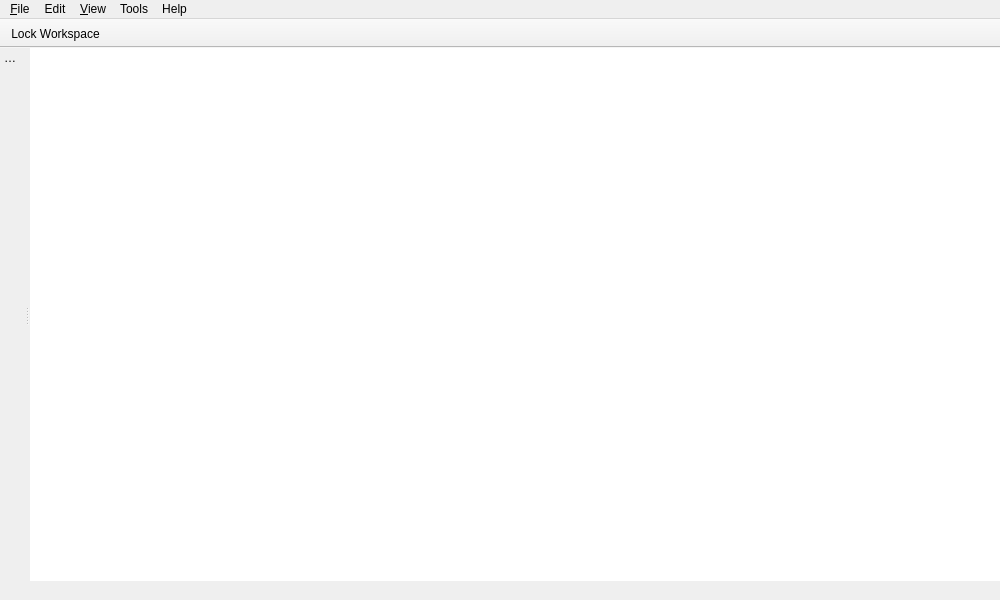
<?xml version="1.0" encoding="UTF-8"?>
<ui version="4.0">
 <class>MainWindow</class>
 <widget class="QMainWindow" name="MainWindow">
  <property name="geometry">
   <rect>
    <x>0</x>
    <y>0</y>
    <width>1000</width>
    <height>600</height>
   </rect>
  </property>
  <property name="acceptDrops">
   <bool>true</bool>
  </property>
  <property name="windowIcon">
   <iconset resource="../../res/globalresources.qrc">
    <normaloff>:/main/res/app.svg</normaloff>:/main/res/app.svg</iconset>
  </property>
  <widget class="QWidget" name="centralWidget">
   <layout class="QHBoxLayout" name="horizontalLayout_5">
    <property name="margin">
     <number>0</number>
    </property>
    <item>
     <widget class="QStackedWidget" name="stackedWidget">
      <property name="currentIndex">
       <number>3</number>
      </property>
      <widget class="QWidget" name="welcomePage">
       <layout class="QVBoxLayout" name="verticalLayout_2">
        <property name="margin">
         <number>0</number>
        </property>
       </layout>
      </widget>
      <widget class="QWidget" name="mainPage">
       <layout class="QHBoxLayout" name="horizontalLayout_6">
        <property name="margin">
         <number>0</number>
        </property>
        <item>
         <widget class="EntryTableWidget" name="entryTable" native="true"/>
        </item>
       </layout>
      </widget>
      <widget class="QWidget" name="unlockPage">
       <layout class="QVBoxLayout" name="verticalLayout_3">
        <item>
         <spacer name="verticalSpacer">
          <property name="orientation">
           <enum>Qt::Vertical</enum>
          </property>
          <property name="sizeHint" stdset="0">
           <size>
            <width>20</width>
            <height>40</height>
           </size>
          </property>
         </spacer>
        </item>
        <item>
         <widget class="QLabel" name="workspaceLockedLabel">
          <property name="text">
           <string>The workspace is currently locked. Please enter your password to unlock it.</string>
          </property>
          <property name="alignment">
           <set>Qt::AlignCenter</set>
          </property>
         </widget>
        </item>
        <item>
         <layout class="QHBoxLayout" name="horizontalLayout_2">
          <item>
           <spacer name="horizontalSpacer_3">
            <property name="orientation">
             <enum>Qt::Horizontal</enum>
            </property>
            <property name="sizeHint" stdset="0">
             <size>
              <width>40</width>
              <height>20</height>
             </size>
            </property>
           </spacer>
          </item>
          <item>
           <widget class="QLineEdit" name="unlockWorkspacePasswordLineEdit"/>
          </item>
          <item>
           <widget class="QToolButton" name="unlockWorkspaceRevealToolButton">
            <property name="text">
             <string>...</string>
            </property>
            <property name="checkable">
             <bool>true</bool>
            </property>
           </widget>
          </item>
          <item>
           <spacer name="horizontalSpacer_4">
            <property name="orientation">
             <enum>Qt::Horizontal</enum>
            </property>
            <property name="sizeHint" stdset="0">
             <size>
              <width>40</width>
              <height>20</height>
             </size>
            </property>
           </spacer>
          </item>
         </layout>
        </item>
        <item>
         <layout class="QHBoxLayout" name="horizontalLayout_3">
          <item>
           <spacer name="horizontalSpacer">
            <property name="orientation">
             <enum>Qt::Horizontal</enum>
            </property>
            <property name="sizeHint" stdset="0">
             <size>
              <width>40</width>
              <height>20</height>
             </size>
            </property>
           </spacer>
          </item>
          <item>
           <widget class="QPushButton" name="unlockWorkspacePushButton">
            <property name="sizePolicy">
             <sizepolicy hsizetype="Maximum" vsizetype="Fixed">
              <horstretch>0</horstretch>
              <verstretch>0</verstretch>
             </sizepolicy>
            </property>
            <property name="text">
             <string>Unlock</string>
            </property>
            <property name="autoDefault">
             <bool>true</bool>
            </property>
           </widget>
          </item>
          <item>
           <spacer name="horizontalSpacer_2">
            <property name="orientation">
             <enum>Qt::Horizontal</enum>
            </property>
            <property name="sizeHint" stdset="0">
             <size>
              <width>40</width>
              <height>20</height>
             </size>
            </property>
           </spacer>
          </item>
         </layout>
        </item>
        <item>
         <spacer name="verticalSpacer_2">
          <property name="orientation">
           <enum>Qt::Vertical</enum>
          </property>
          <property name="sizeHint" stdset="0">
           <size>
            <width>20</width>
            <height>40</height>
           </size>
          </property>
         </spacer>
        </item>
       </layout>
      </widget>
      <widget class="QWidget" name="entryInfoPage">
       <layout class="QVBoxLayout" name="verticalLayout_10">
        <property name="margin">
         <number>0</number>
        </property>
        <item>
         <widget class="QTextBrowser" name="entryInfoView">
          <property name="frameShape">
           <enum>QFrame::NoFrame</enum>
          </property>
          <property name="openLinks">
           <bool>false</bool>
          </property>
         </widget>
        </item>
       </layout>
      </widget>
     </widget>
    </item>
   </layout>
  </widget>
  <widget class="QMenuBar" name="menuBar">
   <property name="geometry">
    <rect>
     <x>0</x>
     <y>0</y>
     <width>1000</width>
     <height>22</height>
    </rect>
   </property>
   <widget class="QMenu" name="menuFile">
    <property name="title">
     <string>&amp;File</string>
    </property>
    <addaction name="actionNew"/>
    <addaction name="actionOpen"/>
    <addaction name="separator"/>
    <addaction name="actionClose"/>
    <addaction name="separator"/>
    <addaction name="actionSave"/>
    <addaction name="actionSaveAs"/>
    <addaction name="separator"/>
    <addaction name="actionChangeDatabasePassword"/>
    <addaction name="separator"/>
    <addaction name="actionPrint"/>
    <addaction name="actionPrintPreview"/>
    <addaction name="separator"/>
    <addaction name="recentFileAction1"/>
    <addaction name="recentFileAction2"/>
    <addaction name="recentFileAction3"/>
    <addaction name="recentFileAction4"/>
    <addaction name="recentFileAction5"/>
    <addaction name="actionLockWorkspace"/>
    <addaction name="actionExit"/>
   </widget>
   <widget class="QMenu" name="menuView">
    <property name="title">
     <string>&amp;View</string>
    </property>
    <addaction name="actionAlwaysOnTop"/>
    <addaction name="actionCenterToScreen"/>
    <addaction name="separator"/>
    <addaction name="actionConfigureColumns"/>
    <addaction name="separator"/>
    <addaction name="actionFullScreen"/>
   </widget>
   <widget class="QMenu" name="menuTools">
    <property name="title">
     <string>Tools</string>
    </property>
    <addaction name="actionPreferences"/>
   </widget>
   <widget class="QMenu" name="menuHelp">
    <property name="title">
     <string>Help</string>
    </property>
    <addaction name="actionHelpContents"/>
    <addaction name="separator"/>
    <addaction name="actionWebsite"/>
    <addaction name="actionDonate"/>
    <addaction name="separator"/>
    <addaction name="actionCheckForUpdates"/>
    <addaction name="separator"/>
    <addaction name="actionAboutSilverlock"/>
   </widget>
   <widget class="QMenu" name="menuEdit">
    <property name="title">
     <string>Edit</string>
    </property>
    <widget class="QMenu" name="menuSelectAll">
     <property name="title">
      <string>Select All</string>
     </property>
     <addaction name="actionSelectAllEntries"/>
     <addaction name="actionSelectAllGroups"/>
    </widget>
    <addaction name="actionCopyFieldValue"/>
    <addaction name="separator"/>
    <addaction name="actionDefaultBrowser"/>
    <addaction name="actionInternetExplorer"/>
    <addaction name="separator"/>
    <addaction name="actionMoveEntries"/>
    <addaction name="actionDuplicateEntries"/>
    <addaction name="actionEditEntry"/>
    <addaction name="actionDeleteEntries"/>
    <addaction name="separator"/>
    <addaction name="actionAddSubgroup"/>
    <addaction name="actionAddEntry"/>
    <addaction name="separator"/>
    <addaction name="actionMoveGroup"/>
    <addaction name="actionEditGroup"/>
    <addaction name="actionDeleteGroups"/>
    <addaction name="separator"/>
    <addaction name="actionFindInGroup"/>
    <addaction name="separator"/>
    <addaction name="menuSelectAll"/>
    <addaction name="separator"/>
    <addaction name="actionFind"/>
   </widget>
   <addaction name="menuFile"/>
   <addaction name="menuEdit"/>
   <addaction name="menuView"/>
   <addaction name="menuTools"/>
   <addaction name="menuHelp"/>
  </widget>
  <widget class="QToolBar" name="standardToolBar">
   <property name="windowTitle">
    <string>Standard</string>
   </property>
   <property name="movable">
    <bool>false</bool>
   </property>
   <property name="iconSize">
    <size>
     <width>24</width>
     <height>24</height>
    </size>
   </property>
   <property name="toolButtonStyle">
    <enum>Qt::ToolButtonTextUnderIcon</enum>
   </property>
   <attribute name="toolBarArea">
    <enum>TopToolBarArea</enum>
   </attribute>
   <attribute name="toolBarBreak">
    <bool>false</bool>
   </attribute>
   <addaction name="actionLockWorkspace"/>
  </widget>
  <widget class="QStatusBar" name="statusBar">
   <property name="sizeGripEnabled">
    <bool>false</bool>
   </property>
  </widget>
  <widget class="QDockWidget" name="groupsDockWidget">
   <property name="features">
    <set>QDockWidget::NoDockWidgetFeatures</set>
   </property>
   <property name="allowedAreas">
    <set>Qt::NoDockWidgetArea</set>
   </property>
   <property name="windowTitle">
    <string>Groups</string>
   </property>
   <attribute name="dockWidgetArea">
    <number>1</number>
   </attribute>
   <widget class="QWidget" name="groupsDockWidgetContent">
    <layout class="QVBoxLayout" name="verticalLayout">
     <property name="margin">
      <number>0</number>
     </property>
     <item>
      <widget class="GroupBrowserWidget" name="groupBrowser" native="true"/>
     </item>
    </layout>
   </widget>
  </widget>
  <action name="actionNew">
   <property name="icon">
    <iconset resource="resources.qrc">
     <normaloff>:/main/res/db.svg</normaloff>:/main/res/db.svg</iconset>
   </property>
   <property name="text">
    <string>&amp;New</string>
   </property>
   <property name="statusTip">
    <string>Create a new file</string>
   </property>
  </action>
  <action name="actionOpen">
   <property name="text">
    <string>&amp;Open</string>
   </property>
   <property name="statusTip">
    <string>Open an existing file</string>
   </property>
  </action>
  <action name="actionSave">
   <property name="text">
    <string>&amp;Save</string>
   </property>
   <property name="statusTip">
    <string>Save the database to disk</string>
   </property>
  </action>
  <action name="actionSaveAs">
   <property name="text">
    <string>Save As...</string>
   </property>
   <property name="statusTip">
    <string>Save the database under a new name</string>
   </property>
  </action>
  <action name="actionPrint">
   <property name="icon">
    <iconset resource="resources.qrc">
     <normaloff>:/main/res/printer.svg</normaloff>:/main/res/printer.svg</iconset>
   </property>
   <property name="text">
    <string>&amp;Print...</string>
   </property>
   <property name="statusTip">
    <string>Print the database</string>
   </property>
  </action>
  <action name="actionPrintPreview">
   <property name="icon">
    <iconset resource="resources.qrc">
     <normaloff>:/main/res/print_preview.png</normaloff>:/main/res/print_preview.png</iconset>
   </property>
   <property name="text">
    <string>Print Preview</string>
   </property>
   <property name="statusTip">
    <string>Configure database printing options and show preview</string>
   </property>
  </action>
  <action name="actionExit">
   <property name="text">
    <string>E&amp;xit</string>
   </property>
   <property name="statusTip">
    <string>Exit the application</string>
   </property>
  </action>
  <action name="actionClose">
   <property name="text">
    <string>Close</string>
   </property>
   <property name="statusTip">
    <string>Close the currently opened file</string>
   </property>
  </action>
  <action name="actionAlwaysOnTop">
   <property name="checkable">
    <bool>true</bool>
   </property>
   <property name="text">
    <string>Always on Top</string>
   </property>
   <property name="statusTip">
    <string>Keep the application on top of other windows</string>
   </property>
  </action>
  <action name="actionCenterToScreen">
   <property name="text">
    <string>Center to Screen</string>
   </property>
   <property name="statusTip">
    <string>Move the application window to the center of the screen</string>
   </property>
  </action>
  <action name="actionPreferences">
   <property name="text">
    <string>Preferences...</string>
   </property>
   <property name="statusTip">
    <string>Configure application settings and preferences</string>
   </property>
  </action>
  <action name="actionCheckForUpdates">
   <property name="text">
    <string>Check for Updates</string>
   </property>
   <property name="statusTip">
    <string>Check for an newer version of the application</string>
   </property>
   <property name="menuRole">
    <enum>QAction::ApplicationSpecificRole</enum>
   </property>
  </action>
  <action name="actionAboutSilverlock">
   <property name="text">
    <string>About Silverlock</string>
   </property>
   <property name="statusTip">
    <string>Show the application's about box</string>
   </property>
  </action>
  <action name="actionEditEntry">
   <property name="text">
    <string>Edit</string>
   </property>
   <property name="statusTip">
    <string>Edit the properties of the selected entry</string>
   </property>
  </action>
  <action name="actionDeleteEntries">
   <property name="text">
    <string>Delete</string>
   </property>
   <property name="statusTip">
    <string>Delete the selected entries</string>
   </property>
  </action>
  <action name="actionMoveEntries">
   <property name="text">
    <string>Move</string>
   </property>
   <property name="statusTip">
    <string>Move the selected entries to a different group</string>
   </property>
  </action>
  <action name="actionAddSubgroup">
   <property name="text">
    <string>Add Subgroup</string>
   </property>
   <property name="statusTip">
    <string>Add a subgroup to the selected group</string>
   </property>
  </action>
  <action name="actionMoveGroup">
   <property name="text">
    <string>Move</string>
   </property>
   <property name="statusTip">
    <string>Move the selected group to a new group</string>
   </property>
  </action>
  <action name="actionEditGroup">
   <property name="text">
    <string>Edit</string>
   </property>
   <property name="statusTip">
    <string>Edit the selected group</string>
   </property>
  </action>
  <action name="actionDeleteGroups">
   <property name="text">
    <string>Delete</string>
   </property>
   <property name="statusTip">
    <string>Delete the selected groups</string>
   </property>
  </action>
  <action name="actionAddEntry">
   <property name="text">
    <string>Add Entry</string>
   </property>
   <property name="statusTip">
    <string>Add a new entry to the selected group</string>
   </property>
  </action>
  <action name="actionDuplicateEntries">
   <property name="text">
    <string>Duplicate</string>
   </property>
   <property name="statusTip">
    <string>Create duplicates of the selected entries</string>
   </property>
  </action>
  <action name="actionConfigureColumns">
   <property name="text">
    <string>Configure Columns...</string>
   </property>
   <property name="statusTip">
    <string>Configure the columns shown in the entry table</string>
   </property>
   <property name="menuRole">
    <enum>QAction::NoRole</enum>
   </property>
  </action>
  <action name="actionShowEntryView">
   <property name="checkable">
    <bool>true</bool>
   </property>
   <property name="text">
    <string>Show Entry View</string>
   </property>
   <property name="statusTip">
    <string>Show the entry information box</string>
   </property>
  </action>
  <action name="actionFullScreen">
   <property name="checkable">
    <bool>true</bool>
   </property>
   <property name="text">
    <string>Full Screen</string>
   </property>
   <property name="statusTip">
    <string>Toggle the window state of the application</string>
   </property>
  </action>
  <action name="actionHelpContents">
   <property name="icon">
    <iconset resource="resources.qrc">
     <normaloff>:/main/res/help.png</normaloff>:/main/res/help.png</iconset>
   </property>
   <property name="text">
    <string>Help Contents</string>
   </property>
   <property name="statusTip">
    <string>Display the application's help menu</string>
   </property>
  </action>
  <action name="actionWebsite">
   <property name="text">
    <string>Website</string>
   </property>
   <property name="statusTip">
    <string>Visit the Silverlock website</string>
   </property>
  </action>
  <action name="actionDonate">
   <property name="text">
    <string>Donate</string>
   </property>
   <property name="statusTip">
    <string>Submit a donation to Petroules</string>
   </property>
  </action>
  <action name="actionFind">
   <property name="text">
    <string>Find...</string>
   </property>
   <property name="statusTip">
    <string>Search the database for entries</string>
   </property>
  </action>
  <action name="actionSelectAllEntries">
   <property name="text">
    <string>Entries</string>
   </property>
   <property name="statusTip">
    <string>Select all entries in the entry table</string>
   </property>
  </action>
  <action name="actionSelectAllGroups">
   <property name="text">
    <string>Groups</string>
   </property>
   <property name="statusTip">
    <string>Select all groups in the group browser</string>
   </property>
  </action>
  <action name="actionCopyFieldValue">
   <property name="text">
    <string>Copy Field Value</string>
   </property>
   <property name="statusTip">
    <string>Copy the value of the selected field to the clipboard</string>
   </property>
   <property name="shortcut">
    <string>Ctrl+C</string>
   </property>
  </action>
  <action name="recentFileAction1">
   <property name="text">
    <string>1</string>
   </property>
   <property name="visible">
    <bool>false</bool>
   </property>
  </action>
  <action name="recentFileAction2">
   <property name="text">
    <string>2</string>
   </property>
   <property name="visible">
    <bool>false</bool>
   </property>
  </action>
  <action name="recentFileAction3">
   <property name="text">
    <string>3</string>
   </property>
   <property name="visible">
    <bool>false</bool>
   </property>
  </action>
  <action name="recentFileAction4">
   <property name="text">
    <string>4</string>
   </property>
   <property name="visible">
    <bool>false</bool>
   </property>
  </action>
  <action name="recentFileAction5">
   <property name="text">
    <string>5</string>
   </property>
   <property name="visible">
    <bool>false</bool>
   </property>
  </action>
  <action name="actionDefaultBrowser">
   <property name="text">
    <string>Open URL with Default Browser</string>
   </property>
   <property name="statusTip">
    <string>Open the selected entry's URL in the system default web browser</string>
   </property>
  </action>
  <action name="actionInternetExplorer">
   <property name="icon">
    <iconset resource="resources.qrc">
     <normaloff>:/main/res/iexplore.png</normaloff>:/main/res/iexplore.png</iconset>
   </property>
   <property name="text">
    <string>Open URL with Internet Explorer</string>
   </property>
   <property name="statusTip">
    <string>Open the selected entry's URL in Internet Explorer</string>
   </property>
  </action>
  <action name="actionChangeDatabasePassword">
   <property name="text">
    <string>Change Database Password...</string>
   </property>
   <property name="statusTip">
    <string>Displays the database properties dialog</string>
   </property>
  </action>
  <action name="actionLockWorkspace">
   <property name="icon">
    <iconset resource="../../res/globalresources.qrc">
     <normaloff>:/main/res/app.svg</normaloff>:/main/res/app.svg</iconset>
   </property>
   <property name="text">
    <string>Lock Workspace</string>
   </property>
   <property name="statusTip">
    <string>Lock the workspace to prevent others accessing it without the database password</string>
   </property>
   <property name="shortcut">
    <string>Ctrl+L</string>
   </property>
  </action>
  <action name="actionFindInGroup">
   <property name="text">
    <string>Find in Group...</string>
   </property>
   <property name="statusTip">
    <string>Search the group for entries</string>
   </property>
   <property name="shortcut">
    <string>Ctrl+Shift+F</string>
   </property>
  </action>
 </widget>
 <layoutdefault spacing="6" margin="11"/>
 <customwidgets>
  <customwidget>
   <class>GroupBrowserWidget</class>
   <extends>QWidget</extends>
   <header>widgets/groupbrowserwidget.h</header>
   <container>1</container>
   <slots>
    <signal>populating()</signal>
    <slot>selectAll()</slot>
   </slots>
  </customwidget>
  <customwidget>
   <class>EntryTableWidget</class>
   <extends>QWidget</extends>
   <header>widgets/entrytablewidget.h</header>
   <container>1</container>
   <slots>
    <signal>populating()</signal>
    <slot>selectAll()</slot>
   </slots>
  </customwidget>
 </customwidgets>
 <tabstops>
  <tabstop>unlockWorkspacePasswordLineEdit</tabstop>
  <tabstop>unlockWorkspaceRevealToolButton</tabstop>
  <tabstop>unlockWorkspacePushButton</tabstop>
 </tabstops>
 <resources>
  <include location="resources.qrc"/>
  <include location="../../res/globalresources.qrc"/>
 </resources>
 <connections>
  <connection>
   <sender>actionSave</sender>
   <signal>triggered()</signal>
   <receiver>MainWindow</receiver>
   <slot>saveFile()</slot>
   <hints>
    <hint type="sourcelabel">
     <x>-1</x>
     <y>-1</y>
    </hint>
    <hint type="destinationlabel">
     <x>499</x>
     <y>299</y>
    </hint>
   </hints>
  </connection>
  <connection>
   <sender>actionSaveAs</sender>
   <signal>triggered()</signal>
   <receiver>MainWindow</receiver>
   <slot>saveFileAs()</slot>
   <hints>
    <hint type="sourcelabel">
     <x>-1</x>
     <y>-1</y>
    </hint>
    <hint type="destinationlabel">
     <x>499</x>
     <y>299</y>
    </hint>
   </hints>
  </connection>
  <connection>
   <sender>actionLockWorkspace</sender>
   <signal>triggered()</signal>
   <receiver>MainWindow</receiver>
   <slot>lockWorkspace()</slot>
   <hints>
    <hint type="sourcelabel">
     <x>-1</x>
     <y>-1</y>
    </hint>
    <hint type="destinationlabel">
     <x>499</x>
     <y>299</y>
    </hint>
   </hints>
  </connection>
  <connection>
   <sender>unlockWorkspaceRevealToolButton</sender>
   <signal>toggled(bool)</signal>
   <receiver>MainWindow</receiver>
   <slot>hideUnlockPassword(bool)</slot>
   <hints>
    <hint type="sourcelabel">
     <x>671</x>
     <y>312</y>
    </hint>
    <hint type="destinationlabel">
     <x>499</x>
     <y>299</y>
    </hint>
   </hints>
  </connection>
  <connection>
   <sender>unlockWorkspacePasswordLineEdit</sender>
   <signal>returnPressed()</signal>
   <receiver>unlockWorkspacePushButton</receiver>
   <slot>click()</slot>
   <hints>
    <hint type="sourcelabel">
     <x>551</x>
     <y>311</y>
    </hint>
    <hint type="destinationlabel">
     <x>512</x>
     <y>335</y>
    </hint>
   </hints>
  </connection>
  <connection>
   <sender>actionSelectAllEntries</sender>
   <signal>triggered()</signal>
   <receiver>entryTable</receiver>
   <slot>selectAll()</slot>
   <hints>
    <hint type="sourcelabel">
     <x>-1</x>
     <y>-1</y>
    </hint>
    <hint type="destinationlabel">
     <x>130</x>
     <y>69</y>
    </hint>
   </hints>
  </connection>
  <connection>
   <sender>actionSelectAllGroups</sender>
   <signal>triggered()</signal>
   <receiver>groupBrowser</receiver>
   <slot>selectAll()</slot>
   <hints>
    <hint type="sourcelabel">
     <x>-1</x>
     <y>-1</y>
    </hint>
    <hint type="destinationlabel">
     <x>39</x>
     <y>220</y>
    </hint>
   </hints>
  </connection>
  <connection>
   <sender>entryTable</sender>
   <signal>populating()</signal>
   <receiver>MainWindow</receiver>
   <slot>clearViews()</slot>
   <hints>
    <hint type="sourcelabel">
     <x>130</x>
     <y>69</y>
    </hint>
    <hint type="destinationlabel">
     <x>499</x>
     <y>299</y>
    </hint>
   </hints>
  </connection>
  <connection>
   <sender>groupBrowser</sender>
   <signal>populating()</signal>
   <receiver>MainWindow</receiver>
   <slot>clearViews()</slot>
   <hints>
    <hint type="sourcelabel">
     <x>39</x>
     <y>220</y>
    </hint>
    <hint type="destinationlabel">
     <x>499</x>
     <y>299</y>
    </hint>
   </hints>
  </connection>
  <connection>
   <sender>actionChangeDatabasePassword</sender>
   <signal>triggered()</signal>
   <receiver>MainWindow</receiver>
   <slot>changeDatabasePassword()</slot>
   <hints>
    <hint type="sourcelabel">
     <x>-1</x>
     <y>-1</y>
    </hint>
    <hint type="destinationlabel">
     <x>499</x>
     <y>299</y>
    </hint>
   </hints>
  </connection>
  <connection>
   <sender>actionPrint</sender>
   <signal>triggered()</signal>
   <receiver>MainWindow</receiver>
   <slot>print()</slot>
   <hints>
    <hint type="sourcelabel">
     <x>-1</x>
     <y>-1</y>
    </hint>
    <hint type="destinationlabel">
     <x>499</x>
     <y>299</y>
    </hint>
   </hints>
  </connection>
  <connection>
   <sender>actionPrintPreview</sender>
   <signal>triggered()</signal>
   <receiver>MainWindow</receiver>
   <slot>printPreview()</slot>
   <hints>
    <hint type="sourcelabel">
     <x>-1</x>
     <y>-1</y>
    </hint>
    <hint type="destinationlabel">
     <x>499</x>
     <y>299</y>
    </hint>
   </hints>
  </connection>
  <connection>
   <sender>actionCopyFieldValue</sender>
   <signal>triggered()</signal>
   <receiver>MainWindow</receiver>
   <slot>copyEntryFieldValue()</slot>
   <hints>
    <hint type="sourcelabel">
     <x>-1</x>
     <y>-1</y>
    </hint>
    <hint type="destinationlabel">
     <x>499</x>
     <y>299</y>
    </hint>
   </hints>
  </connection>
  <connection>
   <sender>actionDefaultBrowser</sender>
   <signal>triggered()</signal>
   <receiver>MainWindow</receiver>
   <slot>openEntryUrl()</slot>
   <hints>
    <hint type="sourcelabel">
     <x>-1</x>
     <y>-1</y>
    </hint>
    <hint type="destinationlabel">
     <x>499</x>
     <y>299</y>
    </hint>
   </hints>
  </connection>
  <connection>
   <sender>actionInternetExplorer</sender>
   <signal>triggered()</signal>
   <receiver>MainWindow</receiver>
   <slot>openEntryUrlIE()</slot>
   <hints>
    <hint type="sourcelabel">
     <x>-1</x>
     <y>-1</y>
    </hint>
    <hint type="destinationlabel">
     <x>499</x>
     <y>299</y>
    </hint>
   </hints>
  </connection>
  <connection>
   <sender>actionMoveEntries</sender>
   <signal>triggered()</signal>
   <receiver>MainWindow</receiver>
   <slot>moveEntries()</slot>
   <hints>
    <hint type="sourcelabel">
     <x>-1</x>
     <y>-1</y>
    </hint>
    <hint type="destinationlabel">
     <x>499</x>
     <y>299</y>
    </hint>
   </hints>
  </connection>
  <connection>
   <sender>actionDuplicateEntries</sender>
   <signal>triggered()</signal>
   <receiver>MainWindow</receiver>
   <slot>duplicateEntries()</slot>
   <hints>
    <hint type="sourcelabel">
     <x>-1</x>
     <y>-1</y>
    </hint>
    <hint type="destinationlabel">
     <x>499</x>
     <y>299</y>
    </hint>
   </hints>
  </connection>
  <connection>
   <sender>actionEditEntry</sender>
   <signal>triggered()</signal>
   <receiver>MainWindow</receiver>
   <slot>editEntries()</slot>
   <hints>
    <hint type="sourcelabel">
     <x>-1</x>
     <y>-1</y>
    </hint>
    <hint type="destinationlabel">
     <x>499</x>
     <y>299</y>
    </hint>
   </hints>
  </connection>
  <connection>
   <sender>actionDeleteEntries</sender>
   <signal>triggered()</signal>
   <receiver>MainWindow</receiver>
   <slot>deleteEntries()</slot>
   <hints>
    <hint type="sourcelabel">
     <x>-1</x>
     <y>-1</y>
    </hint>
    <hint type="destinationlabel">
     <x>499</x>
     <y>299</y>
    </hint>
   </hints>
  </connection>
  <connection>
   <sender>actionAddSubgroup</sender>
   <signal>triggered()</signal>
   <receiver>MainWindow</receiver>
   <slot>addGroupSubgroup()</slot>
   <hints>
    <hint type="sourcelabel">
     <x>-1</x>
     <y>-1</y>
    </hint>
    <hint type="destinationlabel">
     <x>499</x>
     <y>299</y>
    </hint>
   </hints>
  </connection>
  <connection>
   <sender>actionAddEntry</sender>
   <signal>triggered()</signal>
   <receiver>MainWindow</receiver>
   <slot>addGroupEntry()</slot>
   <hints>
    <hint type="sourcelabel">
     <x>-1</x>
     <y>-1</y>
    </hint>
    <hint type="destinationlabel">
     <x>499</x>
     <y>299</y>
    </hint>
   </hints>
  </connection>
  <connection>
   <sender>actionMoveGroup</sender>
   <signal>triggered()</signal>
   <receiver>MainWindow</receiver>
   <slot>moveGroups()</slot>
   <hints>
    <hint type="sourcelabel">
     <x>-1</x>
     <y>-1</y>
    </hint>
    <hint type="destinationlabel">
     <x>499</x>
     <y>299</y>
    </hint>
   </hints>
  </connection>
  <connection>
   <sender>actionEditGroup</sender>
   <signal>triggered()</signal>
   <receiver>MainWindow</receiver>
   <slot>editGroups()</slot>
   <hints>
    <hint type="sourcelabel">
     <x>-1</x>
     <y>-1</y>
    </hint>
    <hint type="destinationlabel">
     <x>499</x>
     <y>299</y>
    </hint>
   </hints>
  </connection>
  <connection>
   <sender>actionDeleteGroups</sender>
   <signal>triggered()</signal>
   <receiver>MainWindow</receiver>
   <slot>deleteGroups()</slot>
   <hints>
    <hint type="sourcelabel">
     <x>-1</x>
     <y>-1</y>
    </hint>
    <hint type="destinationlabel">
     <x>499</x>
     <y>299</y>
    </hint>
   </hints>
  </connection>
  <connection>
   <sender>actionFind</sender>
   <signal>triggered()</signal>
   <receiver>MainWindow</receiver>
   <slot>find()</slot>
   <hints>
    <hint type="sourcelabel">
     <x>-1</x>
     <y>-1</y>
    </hint>
    <hint type="destinationlabel">
     <x>499</x>
     <y>299</y>
    </hint>
   </hints>
  </connection>
  <connection>
   <sender>actionFindInGroup</sender>
   <signal>triggered()</signal>
   <receiver>MainWindow</receiver>
   <slot>findInGroup()</slot>
   <hints>
    <hint type="sourcelabel">
     <x>-1</x>
     <y>-1</y>
    </hint>
    <hint type="destinationlabel">
     <x>499</x>
     <y>299</y>
    </hint>
   </hints>
  </connection>
  <connection>
   <sender>actionNew</sender>
   <signal>triggered()</signal>
   <receiver>MainWindow</receiver>
   <slot>newFile()</slot>
   <hints>
    <hint type="sourcelabel">
     <x>-1</x>
     <y>-1</y>
    </hint>
    <hint type="destinationlabel">
     <x>499</x>
     <y>299</y>
    </hint>
   </hints>
  </connection>
  <connection>
   <sender>actionOpen</sender>
   <signal>triggered()</signal>
   <receiver>MainWindow</receiver>
   <slot>openFile()</slot>
   <hints>
    <hint type="sourcelabel">
     <x>-1</x>
     <y>-1</y>
    </hint>
    <hint type="destinationlabel">
     <x>499</x>
     <y>299</y>
    </hint>
   </hints>
  </connection>
  <connection>
   <sender>actionClose</sender>
   <signal>triggered()</signal>
   <receiver>MainWindow</receiver>
   <slot>closeFile()</slot>
   <hints>
    <hint type="sourcelabel">
     <x>-1</x>
     <y>-1</y>
    </hint>
    <hint type="destinationlabel">
     <x>499</x>
     <y>299</y>
    </hint>
   </hints>
  </connection>
 </connections>
 <slots>
  <slot>saveFile()</slot>
  <slot>saveFileAs()</slot>
  <slot>lockWorkspace()</slot>
  <slot>clearViews()</slot>
  <slot>hideUnlockPassword(bool)</slot>
  <slot>updateMenus()</slot>
  <slot>changeDatabasePassword()</slot>
  <slot>print()</slot>
  <slot>printPreview()</slot>
  <slot>copyEntryFieldValue()</slot>
  <slot>openEntryUrl()</slot>
  <slot>openEntryUrlIE()</slot>
  <slot>moveEntries()</slot>
  <slot>duplicateEntries()</slot>
  <slot>editEntries()</slot>
  <slot>deleteEntries()</slot>
  <slot>addGroupSubgroup()</slot>
  <slot>addGroupEntry()</slot>
  <slot>moveGroups()</slot>
  <slot>editGroups()</slot>
  <slot>deleteGroups()</slot>
  <slot>find()</slot>
  <slot>findInGroup()</slot>
  <slot>newFile()</slot>
  <slot>openFile()</slot>
  <slot>closeFile()</slot>
 </slots>
</ui>
